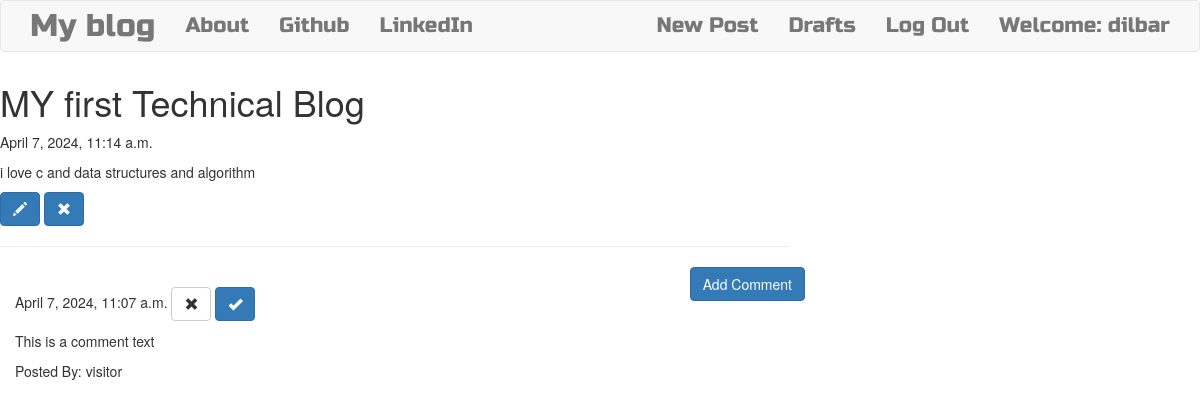
/post/2 (signed in), run on the app's committed database.
### blog/models.py (models this page shows, shortened)
class Post(models.Model):
    author = models.ForeignKey('auth.User',on_delete=models.CASCADE)
    title = models.CharField(max_length=200)
    text = models.TextField()
    created_date = models.DateTimeField(default=timezone.now())
    published_date = models.DateTimeField(blank=True,null=True)

class Comment(models.Model):
    post = models.ForeignKey('blog.Post', related_name='comments',on_delete=models.CASCADE)
    author = models.CharField(max_length=200)
    text = models.TextField()
    created_date = models.DateTimeField(default=timezone.now)
    approved_comment = models.BooleanField(default=False)

### blog/views.py (the view)
# urls.py: path('post/<int:pk>', views.PostDetailView.as_view(), name='post_detail'),
class PostDetailView(DetailView):
    model = Post

### blog/templates/blog/post_detail.html
<!DOCTYPE html>
{% extends "blog/base.html" %}
{% block content %}
    <h1 class="posttitle_loader">{{ post.title }}</h1>
    {% if post.published_date %}
        <div class="date_postdate">
            {{ post.published_date }}
        </div>
    {% else %}
        <a class="btn btn-default" href="{% url 'post_publish' pk=post.pk %}">Publish</a>
    {% endif %}
    <p class="postcontent">{{ post.text|safe|linebreaksbr }}</p>
    {% if user.is_authenticated %}
        <a class="btn btn-primary" href="{% url 'post_edit' pk=post.pk %}">
            <span class="glyphicon glyphicon-pencil"></span>
        </a>
        <a class="btn btn-primary" href="{% url 'post_remove' pk=post.pk %}">
            <span class="glyphicon glyphicon-remove"></span>
        </a>
    {% endif %}
    <hr>
    <a class="btn btn-primary btn-comment" href="{% url 'add_comment_to_post' pk=post.pk %}">Add Comment</a>
    <div class="container">
        {% for comment in post.comments.all %}
        <br>
            {% if user.is_authenticated or comment.approved_comment %}
                {{ comment.created_date }}
                {% if not comment.approved_comment %}
                    <a class="btn btn-default" href="{% url 'comment_remove' pk=comment.pk %}">
                        <span class="glyphicon glyphicon-remove"></span>
                    </a>
                    <a class="btn btn-primary" href="{% url 'comment_approve' pk=comment.pk %}">
                        <span class="glyphicon glyphicon-ok"></span>
                    </a>
                {% endif %}
                <p>{{comment.text|safe|linebreaks}}</p>
                <p>Posted By: {{ comment.author }}</p>
            {% endif %}
            {% empty %}
            <p>No Comments</p>
        {% endfor %}
    </div>
{% endblock %}

### blog/templates/blog/base.html (shortened to what this page needs)
<!DOCTYPE html>
{% load static %}
<html lang="en">
<head>
    <link rel="stylesheet" href="https://maxcdn.bootstrapcdn.com/bootstrap/3.4.1/css/bootstrap.min.css">
    <link rel="stylesheet" href="//cdn.jsdelivr.net/npm/medium-editor@latest/dist/css/medium-editor.min.css" type="text/css" media="screen" charset="utf-8">
    <link rel="stylesheet" href="{% static 'css/blog.css' %}">
</head>
<body class="loader">
        <nav class="navbar navbar-default techfont custom-navbar">
            <div class="container">
                <ul class="nav navbar-nav">
                    <li><a class="navbar-brand bigbrand" href="{% url 'post_list' %}">My blog</a></li>
                    <li><a href="{% url 'about' %}">About</a></li>
                    <li><a href="https://www.github.com">Github</a></li>
                    <li><a href="https://www.linkedin.com">LinkedIn</a></li>
                </ul>
                <ul class="nav navbar-nav navbar-right">
                    {% if user.is_authenticated %}
                    <li>
                        <a href="{% url 'post_new' %}">New Post</a>
                    </li>
                    <li>
                        <a href="{% url 'post_draft_list' %}">Drafts</a>
                    </li>
                    <li>
                        <a href="{% url 'logout' %}">Log Out</a>
                    </li>
                    <li>
                        <a>Welcome: {{ user.username }}</a>
                    </li>
                    {% else %}
                    <li><a class="nav navbar-right" href="{% url 'login' %}"><span class="glyphicon glyphicon-user"></span></a></li>
                    {% endif %}
                </ul>
            </div>
        </nav>
        <div class="content cantainer">
            <div class="row">
                <div class="col-md-8">
                    <div class="blog_posts">
                        {% block content %}
                        {% endblock %}
                    </div>
                </div>
            </div>
        </div>
</body>
</html>

### blog/static/css/blog.css (style rules this page uses)
.bigbrand { font-size: 1.5em; }
.techfont { font-family: 'Russo One', sans-serif; font-size: 1.5em; margin-bottom: 10px; }
.postcontent { font-family: 'Montserrat'; font-size: 1.5em; }
.btn-comment { position: absolute; right: 0px; }
.loader { filter:hue-rotate(0deg); color:linear-gradient(45deg,#0f8,#08f); animation:hue 10000ms infinite linear; }

### data on the page
Post: title "MY first Technical Blog", published_date "April 7, 2024, 11:14 a.m.", text "i love c and data structures and algorithm"
Comment: created_date "April 7, 2024, 11:07 a.m.", approved_comment False (drawn), text "This is a comment text", author "visitor"

### other printed values
{{ user.username }} "dilbar"
